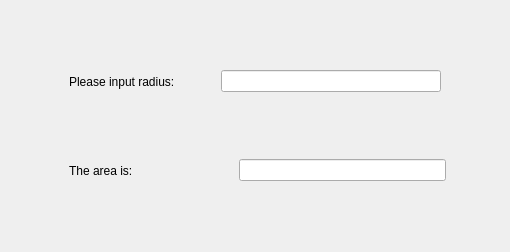
<?xml version="1.0" encoding="UTF-8"?>
<ui version="4.0">
 <class>Widget</class>
 <widget class="QWidget" name="Widget">
  <property name="geometry">
   <rect>
    <x>0</x>
    <y>0</y>
    <width>510</width>
    <height>252</height>
   </rect>
  </property>
  <property name="windowTitle">
   <string>Widget</string>
  </property>
  <layout class="QVBoxLayout" name="verticalLayout_2">
   <item>
    <widget class="QWidget" name="widget_3" native="true">
     <layout class="QVBoxLayout" name="verticalLayout">
      <item>
       <spacer name="verticalSpacer_3">
        <property name="orientation">
         <enum>Qt::Vertical</enum>
        </property>
        <property name="sizeType">
         <enum>QSizePolicy::Fixed</enum>
        </property>
        <property name="sizeHint" stdset="0">
         <size>
          <width>20</width>
          <height>40</height>
         </size>
        </property>
       </spacer>
      </item>
      <item>
       <widget class="QWidget" name="widget" native="true">
        <layout class="QHBoxLayout" name="horizontalLayout">
         <item>
          <spacer name="horizontalSpacer">
           <property name="orientation">
            <enum>Qt::Horizontal</enum>
           </property>
           <property name="sizeType">
            <enum>QSizePolicy::Fixed</enum>
           </property>
           <property name="sizeHint" stdset="0">
            <size>
             <width>40</width>
             <height>20</height>
            </size>
           </property>
          </spacer>
         </item>
         <item>
          <widget class="QLabel" name="label1">
           <property name="text">
            <string>Please input radius:</string>
           </property>
          </widget>
         </item>
         <item>
          <spacer name="horizontalSpacer_3">
           <property name="orientation">
            <enum>Qt::Horizontal</enum>
           </property>
           <property name="sizeType">
            <enum>QSizePolicy::Fixed</enum>
           </property>
           <property name="sizeHint" stdset="0">
            <size>
             <width>40</width>
             <height>20</height>
            </size>
           </property>
          </spacer>
         </item>
         <item>
          <widget class="QLineEdit" name="edit1">
           <property name="enabled">
            <bool>true</bool>
           </property>
          </widget>
         </item>
         <item>
          <spacer name="horizontalSpacer_5">
           <property name="orientation">
            <enum>Qt::Horizontal</enum>
           </property>
           <property name="sizeType">
            <enum>QSizePolicy::Fixed</enum>
           </property>
           <property name="sizeHint" stdset="0">
            <size>
             <width>40</width>
             <height>20</height>
            </size>
           </property>
          </spacer>
         </item>
        </layout>
       </widget>
      </item>
      <item>
       <spacer name="verticalSpacer">
        <property name="orientation">
         <enum>Qt::Vertical</enum>
        </property>
        <property name="sizeType">
         <enum>QSizePolicy::Fixed</enum>
        </property>
        <property name="sizeHint" stdset="0">
         <size>
          <width>20</width>
          <height>40</height>
         </size>
        </property>
       </spacer>
      </item>
      <item>
       <widget class="QWidget" name="widget_2" native="true">
        <layout class="QHBoxLayout" name="horizontalLayout_2">
         <item>
          <spacer name="horizontalSpacer_2">
           <property name="orientation">
            <enum>Qt::Horizontal</enum>
           </property>
           <property name="sizeType">
            <enum>QSizePolicy::Fixed</enum>
           </property>
           <property name="sizeHint" stdset="0">
            <size>
             <width>40</width>
             <height>20</height>
            </size>
           </property>
          </spacer>
         </item>
         <item>
          <widget class="QLabel" name="label2">
           <property name="text">
            <string>The area is:</string>
           </property>
          </widget>
         </item>
         <item>
          <spacer name="horizontalSpacer_4">
           <property name="orientation">
            <enum>Qt::Horizontal</enum>
           </property>
           <property name="sizeType">
            <enum>QSizePolicy::Fixed</enum>
           </property>
           <property name="sizeHint" stdset="0">
            <size>
             <width>100</width>
             <height>20</height>
            </size>
           </property>
          </spacer>
         </item>
         <item>
          <widget class="QLineEdit" name="edit2">
           <property name="enabled">
            <bool>true</bool>
           </property>
          </widget>
         </item>
         <item>
          <spacer name="horizontalSpacer_6">
           <property name="orientation">
            <enum>Qt::Horizontal</enum>
           </property>
           <property name="sizeType">
            <enum>QSizePolicy::Fixed</enum>
           </property>
           <property name="sizeHint" stdset="0">
            <size>
             <width>35</width>
             <height>20</height>
            </size>
           </property>
          </spacer>
         </item>
        </layout>
       </widget>
      </item>
      <item>
       <spacer name="verticalSpacer_2">
        <property name="orientation">
         <enum>Qt::Vertical</enum>
        </property>
        <property name="sizeType">
         <enum>QSizePolicy::Fixed</enum>
        </property>
        <property name="sizeHint" stdset="0">
         <size>
          <width>20</width>
          <height>40</height>
         </size>
        </property>
       </spacer>
      </item>
     </layout>
    </widget>
   </item>
  </layout>
 </widget>
 <resources/>
 <connections/>
</ui>
